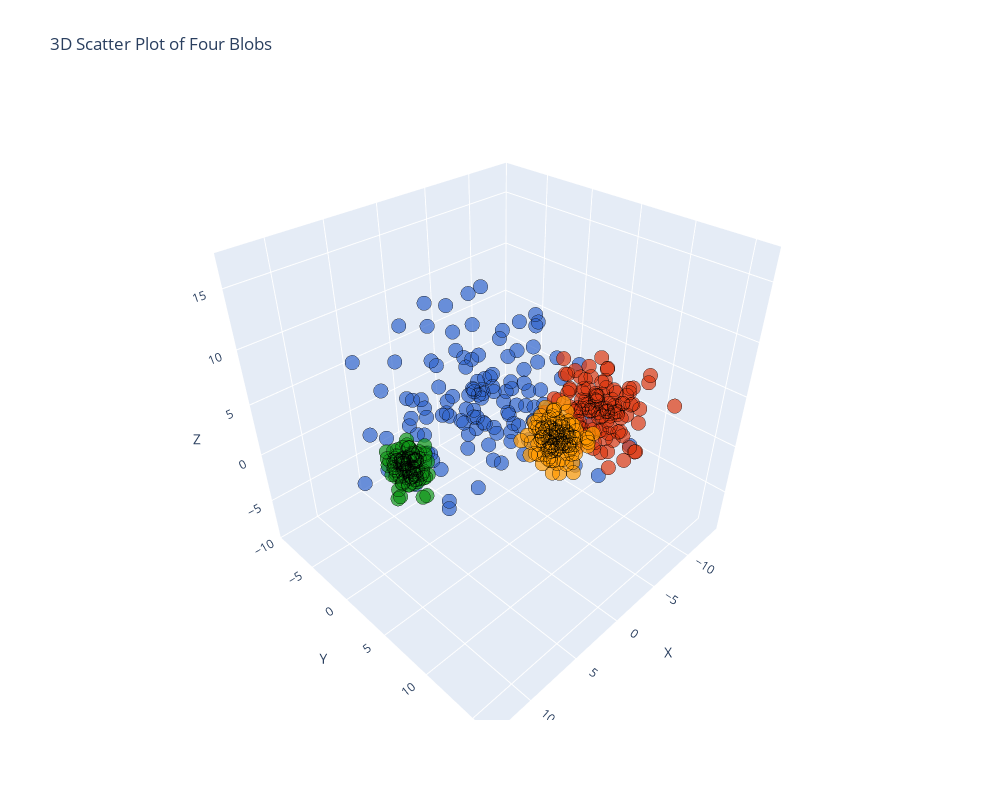

The notebook cell this image was saved under:
### Markdown cell above
**Make plot using `plotly`**

### Code cell
df = pd.DataFrame(X, columns=['X', 'Y', 'Z'])
plt.figure(figsize=(12, 8))
fig = px.scatter_3d(df, x='X', y='Y', z='Z', color=labels_.astype(str), opacity=0.7, color_discrete_sequence=px.colors.qualitative.G10, title="3D Scatter Plot of Four Blobs")
fig.update_traces(marker=dict(size=5, line=dict(width=1, color='black')), showlegend=False)
fig.update_layout(coloraxis_showscale=False, width=1000, height=800, scene=dict(
    xaxis=dict(title='X'),
    yaxis=dict(title='Y'),
    zaxis=dict(title='Z')
))
fig.show()
